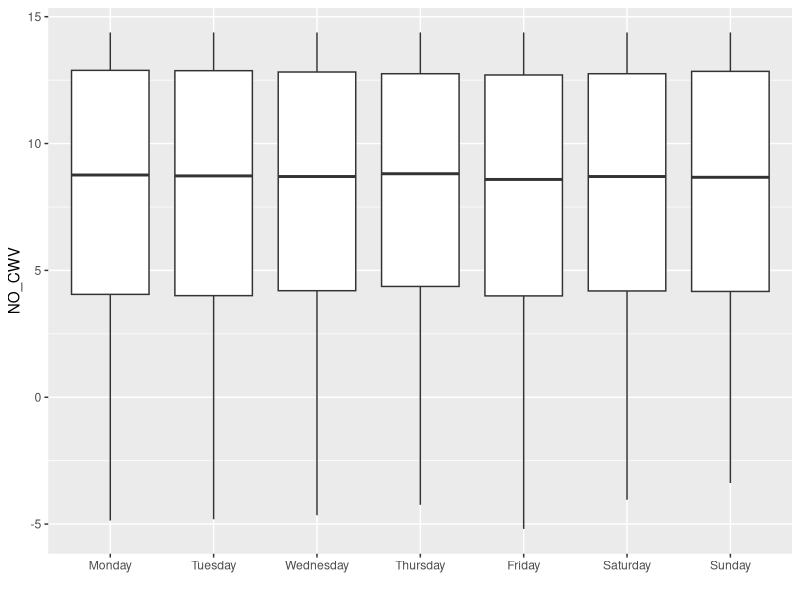
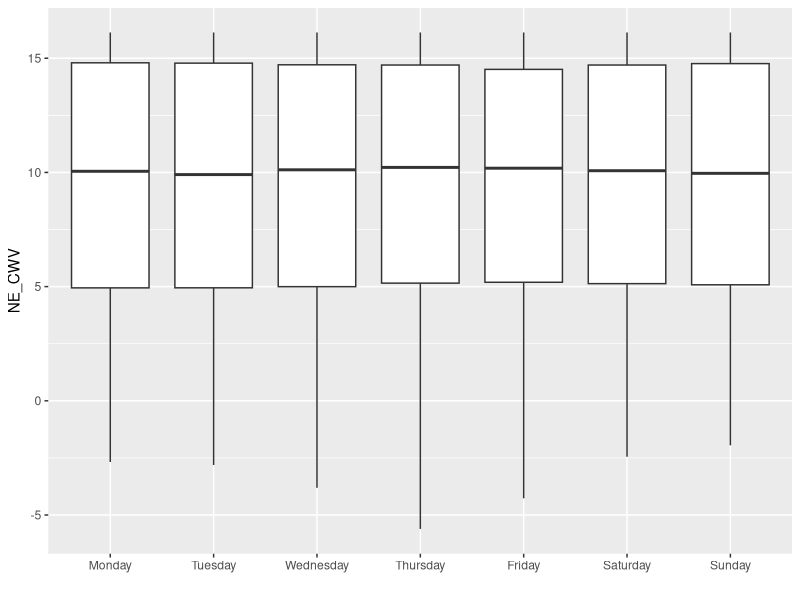
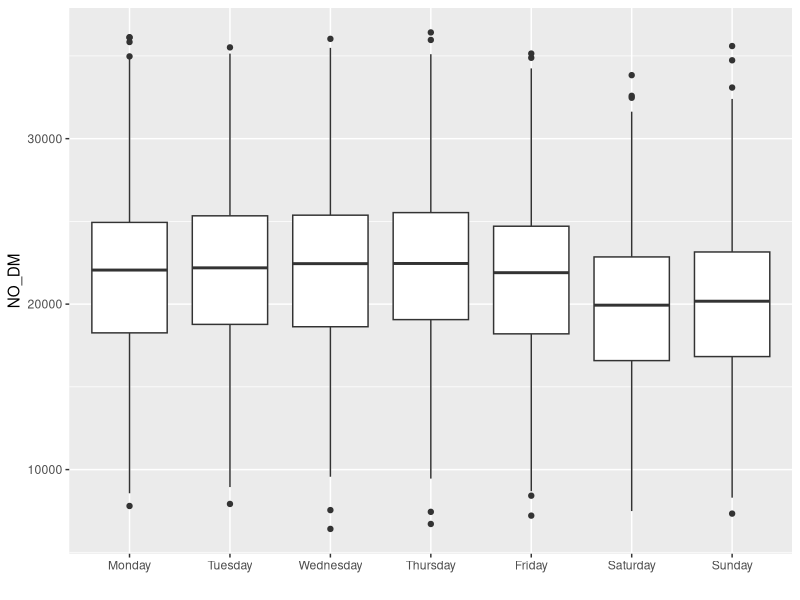
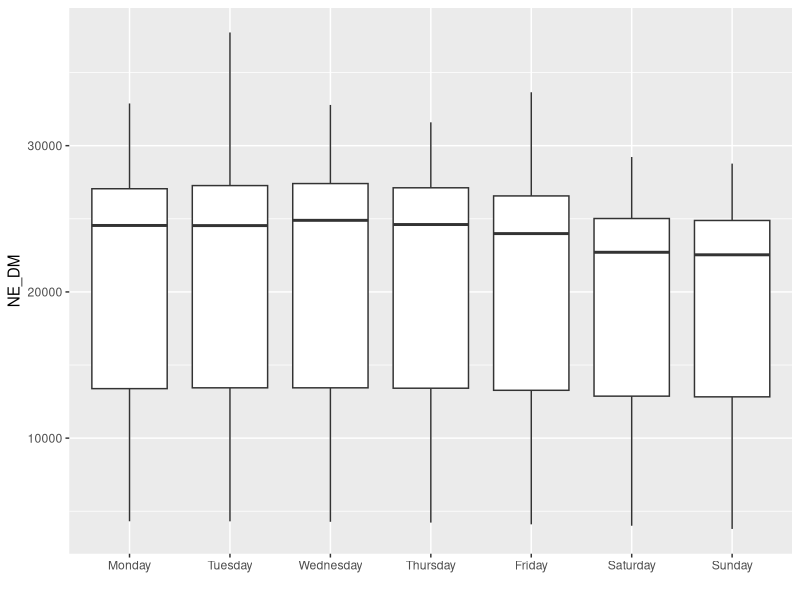
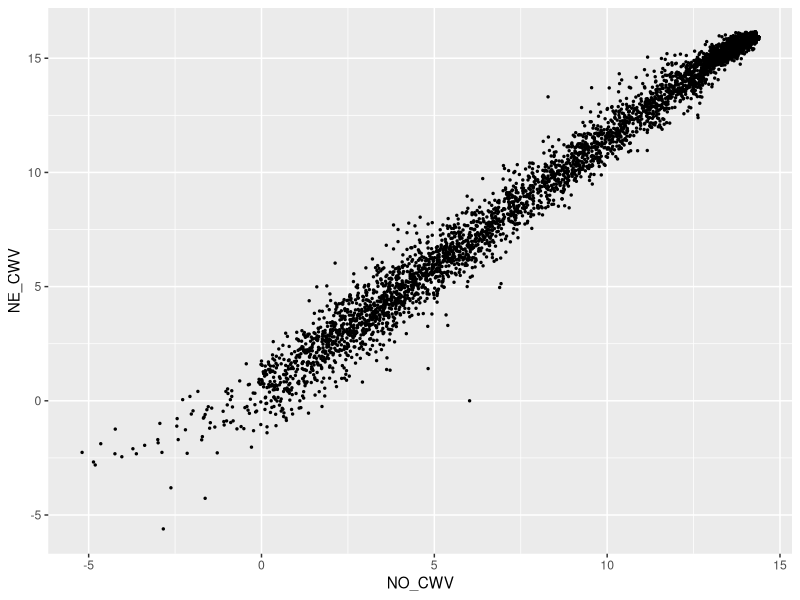
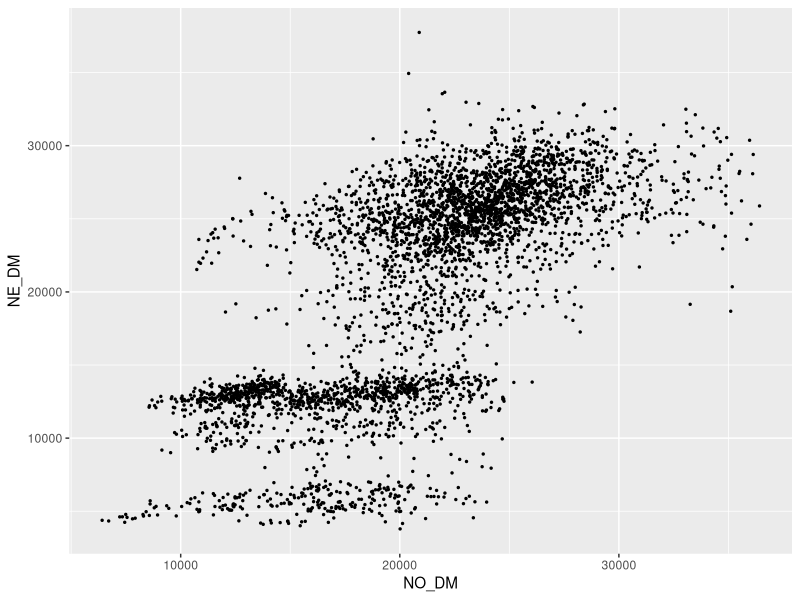
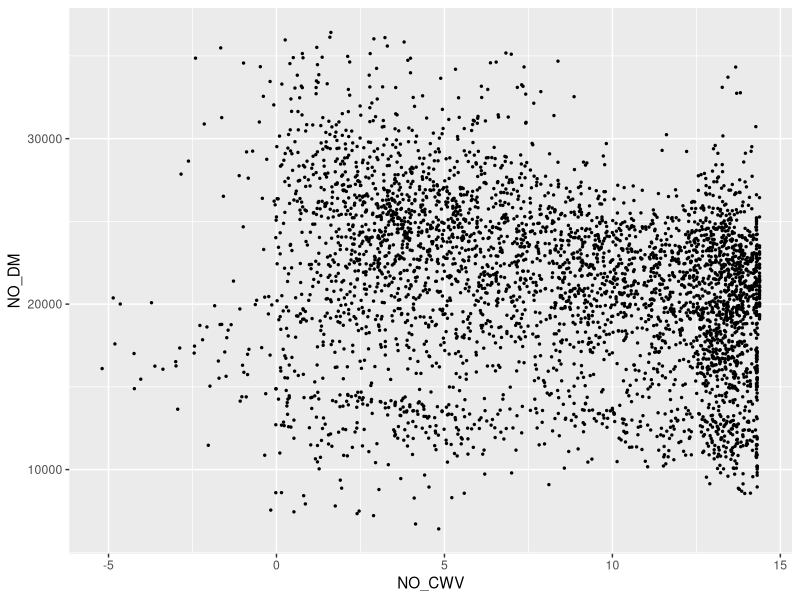
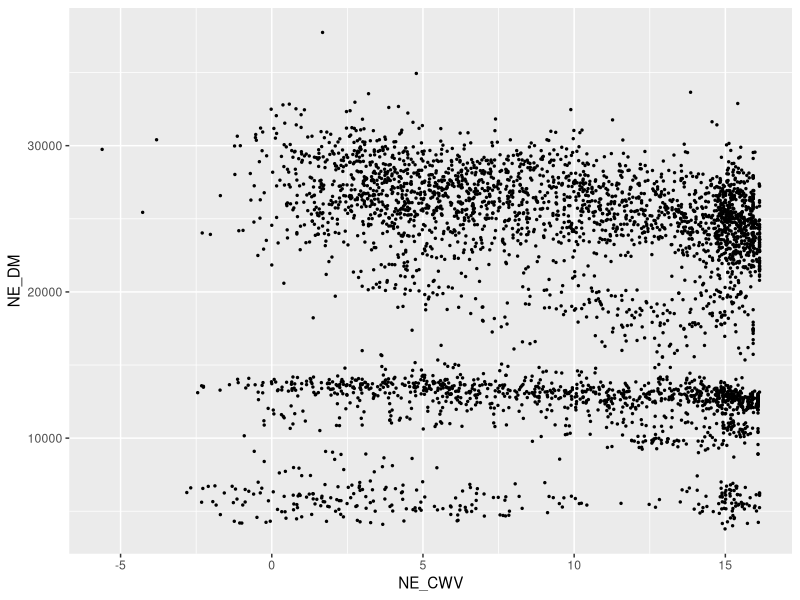

These charts were generated, in order, by the following R code: (Note: this script raises an error after producing the figures.)
## Columns 1,2,3,9,14,20
all_data = read.csv("data_for_daniel.csv", header = TRUE)
data = all_data[,c(1,2,3,9,14,20)]
install.packages("lubridate")
library(lubridate)
library(ggplot2)
library(tidyr)
## Check lubridate is working
dmy(data$Date[1])
## Find the NA values in the data and remove
which(is.na(data))
data[which(is.na(data)),]
which(is.na(data$Day))
which(is.na(data$Date))
which(is.na(data$NO_CWV))
which(is.na(data$NO_DM))
which(is.na(data$NE_CWV))
which(is.na(data$NE_DM))
data[3103,]
data = na.omit(data)
which(duplicated(data$Date))
## No duplicated dates in the data
## Set the Date column in the correct format
data$Date = dmy(data$Date)

## Create box plots of the data with the days in order Monday-Sunday
level_order = c("Monday", "Tuesday", "Wednesday", "Thursday", "Friday", "Saturday", "Sunday")
ggplot(data = data) + 
  geom_boxplot(mapping = aes(x = factor(Day, level = level_order), y = NO_CWV)) +
  xlab("")
ggplot(data = data) + 
  geom_boxplot(mapping = aes(x = factor(Day, level = level_order), y = NE_CWV))+
  xlab("")
ggplot(data = data) + 
  geom_boxplot(mapping = aes(x = factor(Day, level = level_order), y = NO_DM)) + 
  xlab("")
ggplot(data = data) + 
  geom_boxplot(mapping = aes(x = factor(Day, level = level_order), y = NE_DM)) + 
  xlab("")

## Create scatter plots of relationships within variables (CWV and DM)
ggplot(data = data) + geom_point(mapping = aes(x = NO_CWV, y = NE_CWV), size = 0.5)
ggplot(data = data) + geom_point(mapping = aes(x = NO_DM, y = NE_DM), size = 0.5)
## Now within locations (NO and NE)
ggplot(data = data) + geom_point(mapping = aes(x = NO_CWV, y = NO_DM), size = 0.5)
ggplot(data = data) + geom_point(mapping = aes(x = NE_CWV, y = NE_DM), size = 0.5)

## Create some line plots of the data
ggplot(data = data, mapping = aes(x = Date, y = NO_CWV)) + geom_line()
ggplot(data = data, mapping = aes(x = Date, y = NE_CWV)) + geom_line()
ggplot(data = data, mapping = aes(x = Date, y = NO_DM)) + geom_line()
ggplot(data = data, mapping = aes(x = Date, y = NE_DM)) + geom_line()

## Import the holiday dates
holidays = read.csv("holidays.csv", header = TRUE)
which(is.na(holidays))  ## No missing values
bank_holidays = holidays[which(holidays$Bank.Holiday==TRUE),]
## Need to change the date column for the data frame so they are in the same format
bank_holidays$Date = ymd(bank_holidays$Date)
bank_hols_data = match_df(data, bank_holidays)
data = join(data, bank_holidays, by = "Date")
data$Holiday = NULL
data$Type = NULL
data$Bank.Holiday = replace_na(data$Bank.Holiday,"FALSE")

## Now can plot the bank holidays against other days
ggplot(data = data) + geom_point(mapping = aes(x = NO_CWV, y = NE_CWV, colour = factor(Bank.Holiday)))
ggplot(data = data) + 
  geom_point(mapping = aes(x = NO_DM, y = NE_DM, colour = factor(Bank.Holiday)), size = 0.4) + 
  scale_colour_discrete(limits = c("FALSE", "TRUE"), labels = c("Non-bank holiday", "Bank holiday"),
                        type = c("skyblue", "black")) + 
  theme(legend.title = element_blank(), legend.position = "bottom")
ggplot(data = data) + 
  geom_point(mapping = aes(x = NO_CWV, y = NO_DM, colour = factor(Bank.Holiday)), size = 0.4) + 
  scale_colour_discrete(limits = c("FALSE", "TRUE"), labels = c("Non-bank holiday", "Bank holiday"),
                        type = c("skyblue", "black")) + 
  theme(legend.title = element_blank(), legend.position = "bottom")
ggplot(data = data) + 
  geom_point(mapping = aes(x = NE_CWV, y = NE_DM, colour = factor(Bank.Holiday)), size = 0.4) + 
  scale_colour_discrete(limits = c("FALSE", "TRUE"), labels = c("Non-bank holiday", "Bank holiday"),
                        type = c("skyblue", "black")) + 
  theme(legend.title = element_blank(), legend.position = "bottom")

## Line plots which separate bank holidays and non-bank holidays
ggplot(data = data, mapping = aes(x = Date, y = NO_DM, colour = factor(Bank.Holiday))) + 
  geom_line() + scale_colour_discrete(limits = c("FALSE", "TRUE"), labels = c("Non-bank holiday", "Bank holiday"),
                                      type = c("skyblue", "black")) + 
  theme(legend.title = element_blank(), legend.position = "bottom")
ggplot(data = data, mapping = aes(x = Date, y = NE_DM, colour = factor(Bank.Holiday))) + 
  geom_line() + scale_colour_discrete(limits = c("FALSE", "TRUE"), labels = c("Non-bank holiday", "Bank holiday"),
                                      type = c("skyblue", "black")) + 
  theme(legend.title = element_blank(), legend.position = "bottom")

## Box plots separating the bank holidays and non bank holidays
ggplot(data = data) + 
  geom_boxplot(mapping = aes(x = Bank.Holiday, y = NO_CWV), fill = c("skyblue", "darkgrey")) + xlab("") +  
  scale_x_discrete(labels = c("FALSE" = "Non-bank holiday", "TRUE" = "Bank holiday"))
ggplot(data = data) + 
  geom_boxplot(mapping = aes(x = Bank.Holiday, y = NE_CWV), fill = c("skyblue", "darkgrey")) + xlab("") + 
  scale_x_discrete(labels = c("FALSE" = "Non-bank holiday", "TRUE" = "Bank holiday"))

ggplot(data = data) + geom_boxplot(mapping = aes(x = Bank.Holiday, y = NO_DM),
                                   fill = c("skyblue", "darkgrey")) + xlab("") +
  scale_x_discrete(labels = c("FALSE" = "Non-bank holiday", "TRUE" = "Bank holiday"))
ggplot(data = data) + geom_boxplot(mapping = aes(x = Bank.Holiday, y = NE_DM),
                                   fill = c("skyblue", "darkgrey")) + xlab("") + 
  scale_x_discrete(labels = c("FALSE" = "Non-bank holiday", "TRUE" = "Bank holiday"))


bank_hols_vector = which(data$Bank.Holiday == "TRUE")
weekends_vector = sort(c(which(data$Day == "Saturday"), which(data$Day == "Sunday")))
data$day_type = NA
data$day_type[bank_hols_vector] = "Bank holiday"
data$day_type[weekends_vector] = "Weekend"
data$day_type = replace_na(data$day_type, "Week day")

## Now can separate into week days, weekends and bank holidays
ggplot(data = data) + geom_boxplot(mapping = aes(x = day_type, y = NO_DM),
                                   fill = c("darkgrey", "gold", "darkorange")) + xlab("")
ggplot(data = data) + geom_boxplot(mapping = aes(x = day_type, y = NE_DM),
                                   fill = c("darkgrey", "gold", "darkorange")) + xlab("")

ggplot(data = data, mapping = aes(x = Date, y = NO_DM, colour = factor(day_type))) + 
  geom_line() + scale_colour_discrete(limits = c("Bank holiday", "Week day", "Weekend"),
                                      type = c("black", "gold", "darkorange")) + 
  theme(legend.title = element_blank(), legend.position = "bottom")
ggplot(data = data, mapping = aes(x = Date, y = NE_DM, colour = factor(day_type))) + 
  geom_line() + scale_colour_discrete(limits = c("Bank holiday", "Week day", "Weekend"),
                                      type = c("black", "gold", "darkorange")) + 
  theme(legend.title = element_blank(), legend.position = "bottom")

## Look at correlation coefficients
cor(data$NO_CWV, data$NO_DM)
cor(data$NO_CWV, data$NO_DM, method = "kendall")
cor(data$NO_CWV, data$NO_DM, method = "spearman")
cor(data$NE_CWV, data$NE_DM)
cor(data$NE_CWV, data$NE_DM, method = "kendall")
cor(data$NE_CWV, data$NE_DM, method = "spearman")
cor(data$NO_DM, data$NE_DM)
cor(data$NO_DM, data$NE_DM, method = "kendall")
cor(data$NO_DM, data$NE_DM, method = "spearman")

## More correlations based on "day type"
cor(data$NO_DM[which(data$day_type == "Bank holiday")], 
    data$NE_DM[which(data$day_type == "Bank holiday")])
cor(data$NO_DM[which(data$day_type == "Bank holiday")], 
    data$NE_DM[which(data$day_type == "Bank holiday")], method = "kendall")
cor(data$NO_DM[which(data$day_type == "Bank holiday")], 
    data$NE_DM[which(data$day_type == "Bank holiday")], method = "spearman")
cor(data$NO_DM[which(data$day_type == "Week day")], 
    data$NE_DM[which(data$day_type == "Week day")])
cor(data$NO_DM[which(data$day_type == "Week day")], 
    data$NE_DM[which(data$day_type == "Week day")], method = "kendall")
cor(data$NO_DM[which(data$day_type == "Week day")], 
    data$NE_DM[which(data$day_type == "Week day")], method = "spearman")
cor(data$NO_DM[which(data$day_type == "Weekend")], 
    data$NE_DM[which(data$day_type == "Weekend")])
cor(data$NO_DM[which(data$day_type == "Weekend")], 
    data$NE_DM[which(data$day_type == "Weekend")], method = "kendall")
cor(data$NO_DM[which(data$day_type == "Weekend")], 
    data$NE_DM[which(data$day_type == "Weekend")], method = "spearman")

## Correlations of "day type" for the North
cor(data$NO_CWV[which(data$day_type == "Bank holiday")], 
    data$NO_DM[which(data$day_type == "Bank holiday")])
cor(data$NO_CWV[which(data$day_type == "Bank holiday")], 
    data$NO_DM[which(data$day_type == "Bank holiday")], method = "kendall")
cor(data$NO_CWV[which(data$day_type == "Bank holiday")], 
    data$NO_DM[which(data$day_type == "Bank holiday")], method = "spearman")
cor(data$NO_CWV[which(data$day_type == "Week day")], 
    data$NO_DM[which(data$day_type == "Week day")])
cor(data$NO_CWV[which(data$day_type == "Week day")], 
    data$NO_DM[which(data$day_type == "Week day")], method = "kendall")
cor(data$NO_CWV[which(data$day_type == "Week day")], 
    data$NO_DM[which(data$day_type == "Week day")], method = "spearman")
cor(data$NO_CWV[which(data$day_type == "Weekend")], 
    data$NO_DM[which(data$day_type == "Weekend")])
cor(data$NO_CWV[which(data$day_type == "Weekend")], 
    data$NO_DM[which(data$day_type == "Weekend")], method = "kendall")
cor(data$NO_CWV[which(data$day_type == "Weekend")], 
    data$NO_DM[which(data$day_type == "Weekend")], method = "spearman")

## Correlations of "day type" for the North East
cor(data$NE_CWV[which(data$day_type == "Bank holiday")], 
    data$NE_DM[which(data$day_type == "Bank holiday")])
cor(data$NE_CWV[which(data$day_type == "Bank holiday")], 
    data$NE_DM[which(data$day_type == "Bank holiday")], method = "kendall")
cor(data$NE_CWV[which(data$day_type == "Bank holiday")], 
    data$NE_DM[which(data$day_type == "Bank holiday")], method = "spearman")
cor(data$NE_CWV[which(data$day_type == "Week day")], 
    data$NE_DM[which(data$day_type == "Week day")])
cor(data$NE_CWV[which(data$day_type == "Week day")], 
    data$NE_DM[which(data$day_type == "Week day")], method = "kendall")
cor(data$NE_CWV[which(data$day_type == "Week day")], 
    data$NE_DM[which(data$day_type == "Week day")], method = "spearman")
cor(data$NE_CWV[which(data$day_type == "Weekend")], 
    data$NE_DM[which(data$day_type == "Weekend")])
cor(data$NE_CWV[which(data$day_type == "Weekend")], 
    data$NE_DM[which(data$day_type == "Weekend")], method = "kendall")
cor(data$NE_CWV[which(data$day_type == "Weekend")], 
    data$NE_DM[which(data$day_type == "Weekend")], method = "spearman")

## Extract the dates
index = dmy(data$Date)
## Create a time series object - need to check for leap years because of frequency
NO_CWV_ts = ts(data$NO_CWV, start = c(2008, as.numeric(format(inds[1], "%j"))),
               frequency = 365)
NO_CWV_ts
